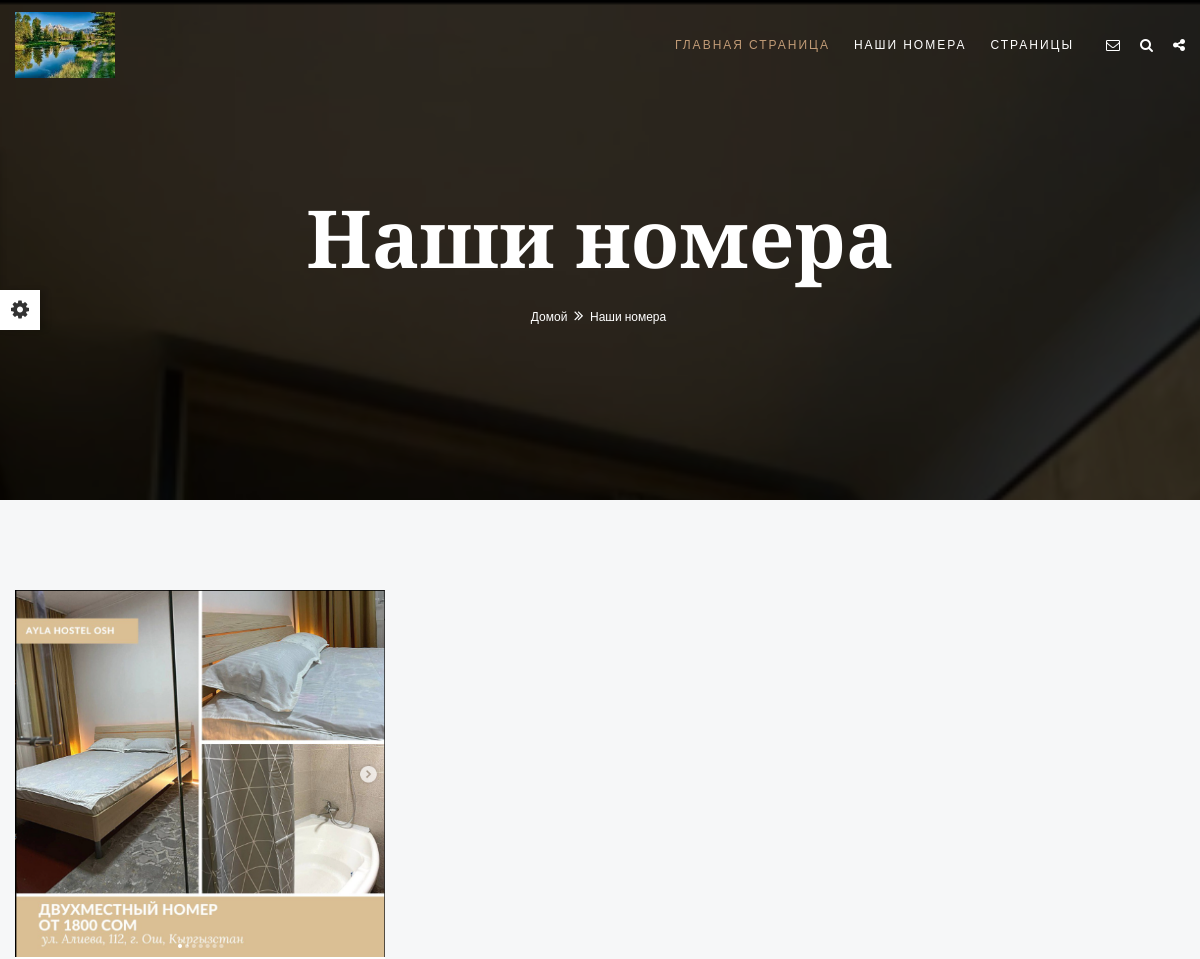
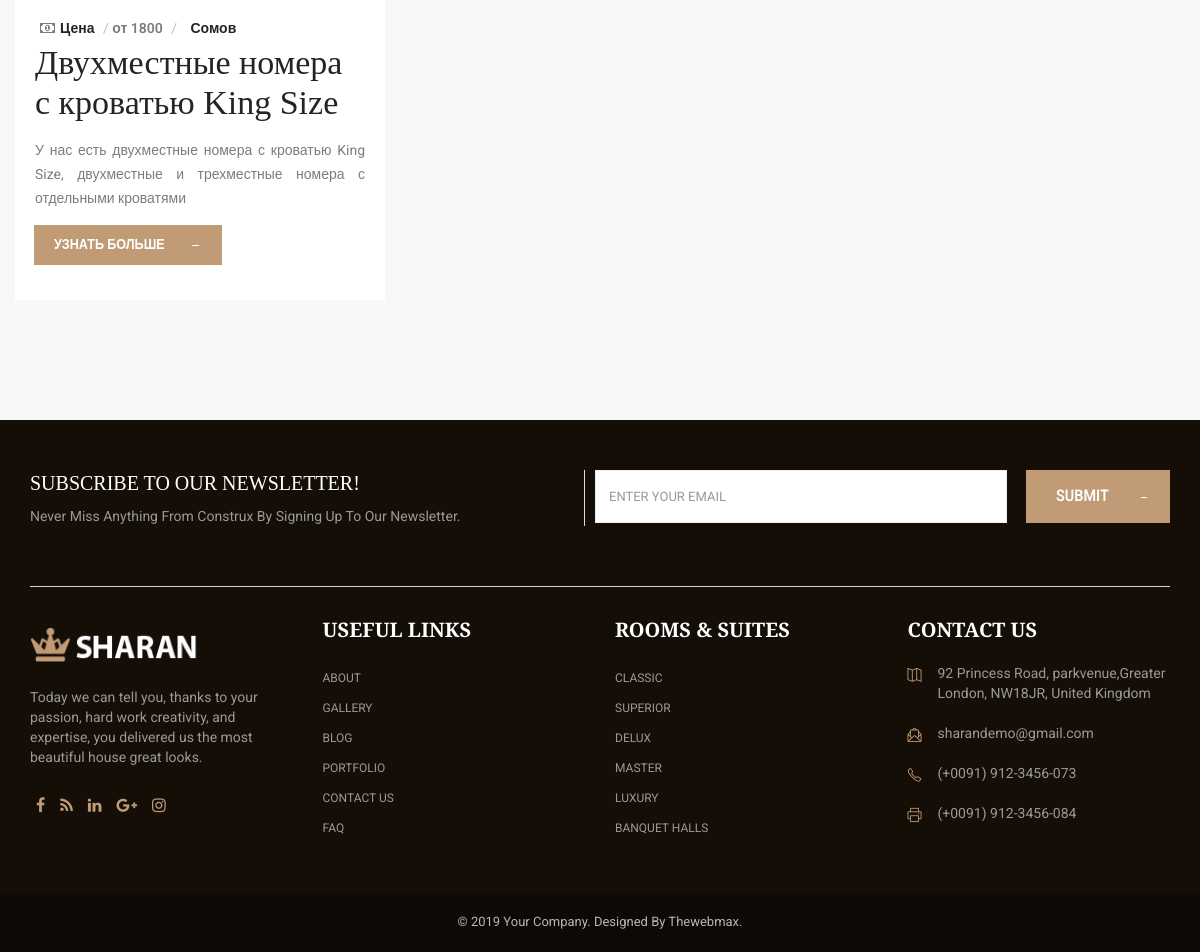
/rooms/, run on the app's committed database (2 pictures, top to bottom).
### apps/settings/models.py (models this page shows, shortened)
class Setting(models.Model):
    title = models.CharField(
        max_length=255,
        verbose_name="Название"
    )
    description = models.TextField(
        verbose_name="Описание",
        blank = True, null = True
    )
    logo = models.ImageField(
        upload_to="logos/",
        verbose_name="Логотип сайта"
    )
    class Meta:
        verbose_name = "Настройка сайта"
        verbose_name_plural = "Настройки сайта"

### apps/rooms/models.py (models this page shows, shortened)
class BackroundRoom(models.Model):
    image = models.ImageField(upload_to="backround/", verbose_name="Задний фон")
    class Meta:
        verbose_name = "Задний фон страницы <<Наши номера>>"
        verbose_name_plural = "Задний фон страницы  <<Наши номера>>"

class Room(models.Model):
    title = models.CharField(max_length=255,verbose_name="О номере")
    descriptions = models.TextField(verbose_name="Описание о номере")
    price = models.CharField(max_length=255,verbose_name="Цена номера")
    service = models.CharField(max_length=255,verbose_name="Оценка услуг от 1 до 5")
    comfort = models.CharField(max_length=255,verbose_name="Оценка комфорта от 1 до 5")
    location = models.CharField(max_length=255,verbose_name="Оценка чистоты от 1 до 5")
    amenities1 = models.CharField(max_length=255,verbose_name="Первое удобство", blank=True, null=True)
    amenities2 = models.CharField(max_length=255,verbose_name="Второе удобство", blank=True, null=True)
    amenities3 = models.CharField(max_length=255,verbose_name="Третье удобство", blank=True, null=True)
    amenities4 = models.CharField(max_length=255,verbose_name="Четвертое удобство", blank=True, null=True)
    amenities5 = models.CharField(max_length=255,verbose_name="Пятое удобство", blank=True, null=True)
    amenities6 = models.CharField(max_length=255,verbose_name="Шестое удобство", blank=True, null=True)
    image1 = models.ImageField(upload_to="about", verbose_name="Первая фотография номера", blank=True, null=True)
    image2 = models.ImageField(upload_to="about", verbose_name="Вторая фотография номера", blank=True, null=True)
    image3 = models.ImageField(upload_to="about", verbose_name="Третья фотография номера", blank=True, null=True)
    image4 = models.ImageField(upload_to="about", verbose_name="Четвертая фотография номера", blank=True, null=True)
    image5 = models.ImageField(upload_to="about", verbose_name="Пятая фотография номера", blank=True, null=True)
    class Meta:
        verbose_name = "Настройка номера"
        verbose_name_plural = "Настройки Номеров"

### apps/rooms/views.py (the view)
# urls.py: path("rooms/", rooms, name='rooms'),
def rooms(request):
    contact = Contact.objects.latest('id')
    setting = Setting.objects.latest('id')
    room = Room.objects.all()
    backround = BackroundRoom.objects.latest('id')
    context = {
        'contact':contact,
        'setting' : setting,
        'room' : room,
        'backround' : backround,
    }
    return render(request, 'rooms.html', context)

### templates/rooms.html (shortened to what this page needs)
{% extends 'homepage.html'%}
{% load static %}
{% block content%}
	<div class="page-wraper">
        {% include 'include/header.html'%}
        <div class="page-content">
            <div class="wt-bnr-inr overlay-wraper bg-parallax bg-top-center"  data-stellar-background-ratio="0.5"  style="background-image:url({{backround.image.url}});">
            	<div class="overlay-main bg-black opacity-07"></div>
                <div class="container">
                    <div class="wt-bnr-inr-entry">
                    	<div class="banner-title-outer">
                        	<div class="banner-title-name">
                        		<h2 class="text-white  font-80 font-weight-900">Наши номера</h2>
                            </div>
                        </div>
                            <div>
                                <ul class="wt-breadcrumb breadcrumb-style-2">
                                    <li><a href="{% url 'index'%}">Домой</a></li>
                                    <li>Наши номера</li>
                                </ul>
                            </div>
                    </div>
                </div>
            </div>
            <div class="section-full p-tb90 bg-gray">
                <div class="portfolio-wrap mfp-gallery news-grid clearfix">
                        <div class="row">
                            {% for room in room %}
                                <div class="masonry-item cat-1 col-lg-4 col-md-6 col-sm-6 m-b30">
                                    <div class="wt-img-effect ">
                                        <img src="{{room.image1.url}}" width ='300px' alt="">
                                    </div>
                                    <div class="p-a20 bg-white">
                                        <div class="wt-post-info">
                                            <div class="wt-post-meta ">
                                                <ul>
                                                    <li class="post-author"><i class="fa fa-money"></i><a><span>Цена</span></a> </li>
                                                    <li class="post-date"><strong>{{room.price}}</strong> </li>
                                                    <li class="post-comment"><a > <span>Сомов</span></a> </li>
                                                </ul>
                                            </div>
                                            <div class="wt-post-title ">
                                                <h3 class="post-title"><a href="{% url 'rooms_detail' room.id%}" class="  m-t0">{{room.title}}</a></h3>
                                            </div>
                                            <div class="wt-post-text">
                                                <p>{{room.descriptions}}</p>
                                            </div>
                                            <a href="{% url 'rooms_detail' room.id%}" class="btn-half site-button button-md m-b15"><span>Узнать Больше</span><em></em></a>
                                        </div>
                                    </div>
                                </div>
                            {% endfor %}
                        </div>
                    </div>
            </div>
        </div>
        {% include 'include/footer.html'%}
    </div>
{% endblock%}

### templates/include/header.html (shortened to what this page needs)
{% load static %}
<header class="site-header header-style-1">
    <div class="sticky-header main-bar-wraper">
        <div class="main-bar bg-white p-t5">
            <div class="container">
                <div class="logo-header">
                    <div class="logo-header-inner logo-header-one">
                        <a href="{% url 'index'%}">
                            <img src="{{setting.logo.url}}" width = '100px' alt="" />
                        </a>
                    </div>
                </div>
                    <div class="extra-nav">
                        <div class="extra-cell">
                            <a href="{% url 'contact'%}" class="contact-slide-show text-white"><i class="fa fa-envelope-o"></i></a>
                        </div>
                        <div class="extra-cell">
                            <a href="#search" class=" text-white">
                                <i class="fa fa-search"></i>
                            </a>
                        </div>
                        <div class="extra-cell">
                            <a href="javascript:;" class="socialicon_show  text-white">
                                <i class="fa fa-share-alt"></i>
                            </a>
                        </div>
                    </div>
                    <div class="header-nav navbar-collapse collapse">
                        <ul class=" nav navbar-nav">
                            <li class="active">
                                <a href="{% url 'index'%}">Главная страница</a>
                            </li>
                            <li>
                                <a href="{% url 'rooms'%}">Наши номера</a>
                            </li>
                            <li class="submenu-direction">
                                <a >Страницы</a>
                            </li>
                        </ul>
                    </div>
            </div>
        </div>
    </div>
</header>

### static/css/skin/skin-1.css (style rules this page uses)
.site-button { background-color:#c19b76; }
h1 a:hover, h2 a:hover, h3 a:hover, h4 a:hover, h5 a:hover, h6 a:hover, .text-primary, ul.primary li::before, button.scroltop, .header-nav .nav > li:hover > a, .header-nav .nav > li .sub-menu li a:hover, .header-nav .nav > li .sub-menu li:hover > a, .header-nav .nav > li .mega-menu > li ul a:hover, .header-nav .nav > li.active > a, .header-nav .nav > li.current-menu-item > a, .header-nav .nav li.has-child.nav-active > a, ol.comment-list li.comment .reply a, .masonry-filter > li.active a, .masonry-filter > li a:hover, .masonry-filter > li a:active, .masonry-filter > li a:focus, .nav-dark.header-nav .nav > li .sub-menu li a:hover, .site-button-link::after, .owl-carousel .owl-nav button.owl-prev:hover, .owl-carousel .owl-nav button.owl-prev:active, .owl-carousel .owl-nav button.owl-prev:focus, .owl-carousel .owl-nav button.owl-nextt:hover, .owl-carousel .owl-nav button.owl-next:active, .owl-carousel .owl-nav button.owl-next:focus, .our-team-two ul li a:hover, .testimonial-5 .testimonial-paragraph .fa-quote-left, .f-social-link.social-icons li a, .footer-link ul li a:after, .site-footer .widget-section > ul > li a:hover, .has-child .submenu-toogle, .nav-dark.header-nav .nav > li > a:hover, .nav-dark.header-nav .nav > li > a:active, .nav-dark.header-nav .nav > li > a:focus, .btn-filter-wrap li.btn-active, .btn-filter-wrap2 li.btn-active, .footer-dark .footer-top a:active, .footer-dark .footer-top a:focus, .footer-dark .footer-top a:hover, .room-rent-section-outer.room-style-2 a:hover, .wt-tabs.vertical.bg-tabs .nav-tabs > li.active > a , .footer-dark .social-icons li a, .footer-light .social-icons li a, .side-social-nav a:hover, .extra-nav .extra-cell a:hover { color:#c19b76; }
.site-button:after, .site-button:before, .tp-thumbs-inner-wrapper .tp-thumb.selected:after, ol.comment-list li.comment .comment-body, .header-nav .nav > li .sub-menu, .wt-tabs.vertical.bg-tabs .nav-tabs > li.active > a, .wt-tabs .nav-tabs > li.active > a, .wt-tabs .nav-tabs > li.active > a:focus, .wt-tabs .nav-tabs > li.active > a:hover, .wt-tabs.vertical .nav-tabs li.active a { border-color:#c19b76; }

### data on the page
Setting: logo (picture)
BackroundRoom: image (picture)
Room: image1 (picture), price "от 1800", title "Двухместные номера с кроватью King Size", descriptions "У нас есть двухместные номера с кроватью King Size, двухместные и трехместные номера с отдельными кроватями"
